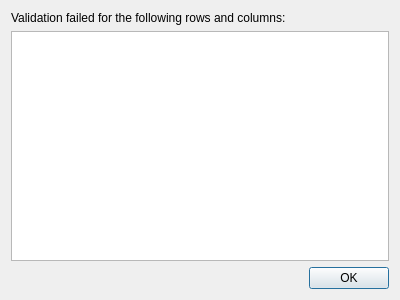
<?xml version="1.0" encoding="UTF-8"?>
<ui version="4.0">
 <class>Dialog</class>
 <widget class="QDialog" name="Dialog">
  <property name="geometry">
   <rect>
    <x>0</x>
    <y>0</y>
    <width>400</width>
    <height>300</height>
   </rect>
  </property>
  <property name="windowTitle">
   <string>Dialog</string>
  </property>
  <layout class="QVBoxLayout" name="verticalLayout">
   <item>
    <widget class="QLabel" name="label">
     <property name="text">
      <string>Validation failed for the following rows and columns:</string>
     </property>
    </widget>
   </item>
   <item>
    <widget class="QTextEdit" name="textEdit"/>
   </item>
   <item>
    <layout class="QHBoxLayout" name="horizontalLayout">
     <item>
      <spacer name="horizontalSpacer">
       <property name="orientation">
        <enum>Qt::Horizontal</enum>
       </property>
       <property name="sizeHint" stdset="0">
        <size>
         <width>40</width>
         <height>20</height>
        </size>
       </property>
      </spacer>
     </item>
     <item>
      <widget class="QPushButton" name="pushButton">
       <property name="text">
        <string>OK</string>
       </property>
      </widget>
     </item>
    </layout>
   </item>
  </layout>
 </widget>
 <resources/>
 <connections/>
</ui>
